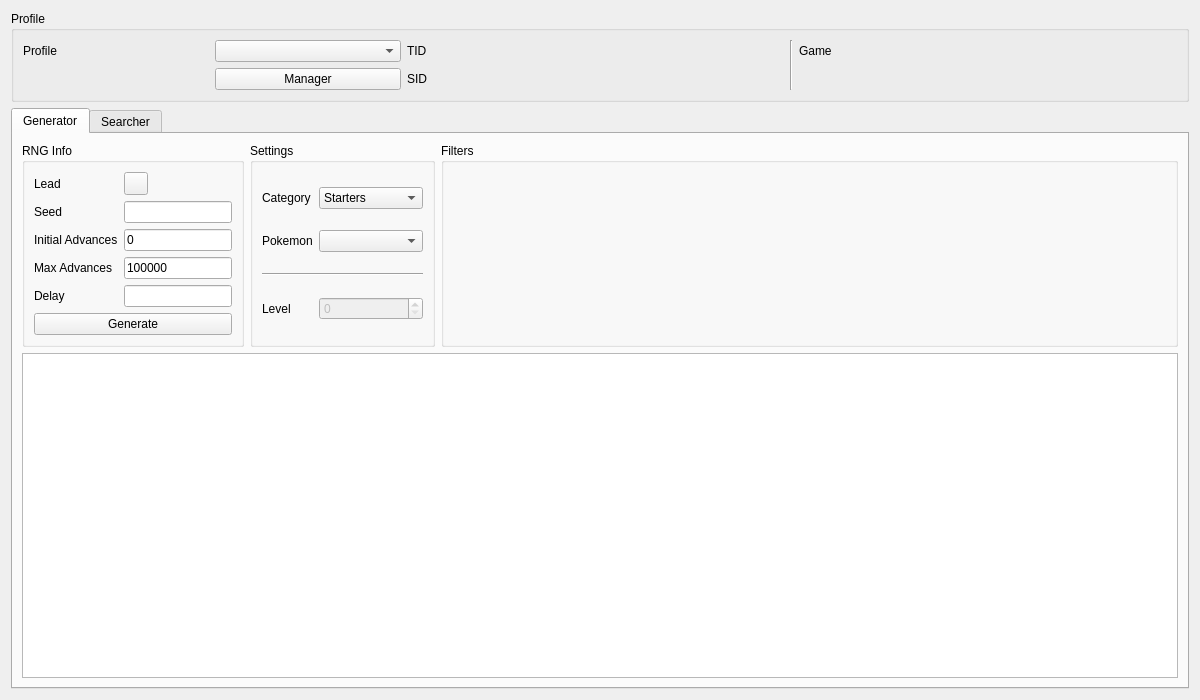
<?xml version="1.0" encoding="UTF-8"?>
<ui version="4.0">
 <class>Static4</class>
 <widget class="QWidget" name="Static4">
  <property name="geometry">
   <rect>
    <x>0</x>
    <y>0</y>
    <width>1200</width>
    <height>700</height>
   </rect>
  </property>
  <property name="windowTitle">
   <string>Gen 4 Static</string>
  </property>
  <layout class="QGridLayout" name="gridLayout_7">
   <item row="0" column="0">
    <widget class="QGroupBox" name="groupBoxProfile">
     <property name="title">
      <string>Profile</string>
     </property>
     <layout class="QGridLayout" name="gridLayout_5">
      <item row="0" column="0">
       <widget class="QLabel" name="labelProfile">
        <property name="text">
         <string>Profile</string>
        </property>
       </widget>
      </item>
      <item row="0" column="5">
       <widget class="QLabel" name="labelProfileGame">
        <property name="text">
         <string>Game</string>
        </property>
       </widget>
      </item>
      <item row="0" column="6">
       <widget class="QLabel" name="labelProfileGameValue"/>
      </item>
      <item row="0" column="2">
       <widget class="QLabel" name="labelProfileTID">
        <property name="text">
         <string>TID</string>
        </property>
       </widget>
      </item>
      <item row="1" column="1">
       <widget class="QPushButton" name="pushButtonProfileManager">
        <property name="text">
         <string>Manager</string>
        </property>
       </widget>
      </item>
      <item row="0" column="3">
       <widget class="QLabel" name="labelProfileTIDValue"/>
      </item>
      <item row="0" column="1">
       <widget class="QComboBox" name="comboBoxProfiles"/>
      </item>
      <item row="1" column="2">
       <widget class="QLabel" name="labelProfileSID">
        <property name="text">
         <string>SID</string>
        </property>
       </widget>
      </item>
      <item row="0" column="4" rowspan="2">
       <widget class="Line" name="line">
        <property name="orientation">
         <enum>Qt::Vertical</enum>
        </property>
       </widget>
      </item>
      <item row="1" column="3">
       <widget class="QLabel" name="labelProfileSIDValue"/>
      </item>
     </layout>
    </widget>
   </item>
   <item row="1" column="0">
    <widget class="QTabWidget" name="tabRNGSelector">
     <widget class="QWidget" name="tabStatic">
      <attribute name="title">
       <string>Generator</string>
      </attribute>
      <layout class="QGridLayout" name="gridLayout_10">
       <item row="0" column="1">
        <widget class="QGroupBox" name="groupBoxGeneratorSettings">
         <property name="title">
          <string>Settings</string>
         </property>
         <layout class="QGridLayout" name="gridLayout_8">
          <item row="0" column="0">
           <widget class="QLabel" name="labelGeneratorCategory">
            <property name="text">
             <string>Category</string>
            </property>
           </widget>
          </item>
          <item row="0" column="1">
           <widget class="ComboBox" name="comboBoxGeneratorCategory">
            <item>
             <property name="text">
              <string>Starters</string>
             </property>
            </item>
            <item>
             <property name="text">
              <string>Fossils</string>
             </property>
            </item>
            <item>
             <property name="text">
              <string>Gifts</string>
             </property>
            </item>
            <item>
             <property name="text">
              <string>Game Corner</string>
             </property>
            </item>
            <item>
             <property name="text">
              <string>Stationary</string>
             </property>
            </item>
            <item>
             <property name="text">
              <string>Legends</string>
             </property>
            </item>
            <item>
             <property name="text">
              <string>Events</string>
             </property>
            </item>
            <item>
             <property name="text">
              <string>Roamers</string>
             </property>
            </item>
           </widget>
          </item>
          <item row="1" column="0">
           <widget class="QLabel" name="labelGeneratorPokemon">
            <property name="text">
             <string>Pokemon</string>
            </property>
           </widget>
          </item>
          <item row="1" column="1">
           <widget class="ComboBox" name="comboBoxGeneratorPokemon"/>
          </item>
          <item row="3" column="0">
           <widget class="QLabel" name="labelGeneratorLevel">
            <property name="text">
             <string>Level</string>
            </property>
           </widget>
          </item>
          <item row="3" column="1">
           <widget class="QSpinBox" name="spinBoxGeneratorLevel">
            <property name="enabled">
             <bool>false</bool>
            </property>
           </widget>
          </item>
          <item row="2" column="0" colspan="2">
           <widget class="Line" name="line_2">
            <property name="orientation">
             <enum>Qt::Horizontal</enum>
            </property>
           </widget>
          </item>
         </layout>
        </widget>
       </item>
       <item row="0" column="2">
        <widget class="QGroupBox" name="groupBoxGeneratorFilters">
         <property name="sizePolicy">
          <sizepolicy hsizetype="Preferred" vsizetype="Preferred">
           <horstretch>1</horstretch>
           <verstretch>0</verstretch>
          </sizepolicy>
         </property>
         <property name="title">
          <string>Filters</string>
         </property>
         <layout class="QGridLayout" name="gridLayout">
          <item row="0" column="0" rowspan="2">
           <widget class="Filter" name="filterGenerator" native="true"/>
          </item>
         </layout>
        </widget>
       </item>
       <item row="1" column="0" colspan="3">
        <widget class="TableView" name="tableViewGenerator"/>
       </item>
       <item row="0" column="0">
        <widget class="QGroupBox" name="groupBoxGeneratorRNGInfo">
         <property name="title">
          <string>RNG Info</string>
         </property>
         <layout class="QGridLayout" name="gridLayout_6">
          <item row="0" column="1">
           <widget class="ComboMenu" name="comboMenuGeneratorLead"/>
          </item>
          <item row="2" column="0">
           <widget class="QLabel" name="labelGeneratorInitialAdvances">
            <property name="text">
             <string>Initial Advances</string>
            </property>
           </widget>
          </item>
          <item row="2" column="1">
           <widget class="TextBox" name="textBoxGeneratorInitialAdvances">
            <property name="text">
             <string notr="true">0</string>
            </property>
           </widget>
          </item>
          <item row="3" column="1">
           <widget class="TextBox" name="textBoxGeneratorMaxAdvances">
            <property name="text">
             <string notr="true">100000</string>
            </property>
           </widget>
          </item>
          <item row="0" column="0">
           <widget class="QLabel" name="labelGeneratorLead">
            <property name="text">
             <string>Lead</string>
            </property>
           </widget>
          </item>
          <item row="3" column="0">
           <widget class="QLabel" name="labelGeneratorMaxAdvances">
            <property name="text">
             <string>Max Advances</string>
            </property>
           </widget>
          </item>
          <item row="5" column="0" colspan="2">
           <widget class="QPushButton" name="pushButtonGenerate">
            <property name="text">
             <string>Generate</string>
            </property>
           </widget>
          </item>
          <item row="1" column="0">
           <widget class="QLabel" name="labelGeneratorSeed">
            <property name="text">
             <string>Seed</string>
            </property>
           </widget>
          </item>
          <item row="1" column="1">
           <widget class="TextBox" name="textBoxGeneratorSeed"/>
          </item>
          <item row="4" column="1">
           <widget class="TextBox" name="textBoxGeneratorDelay"/>
          </item>
          <item row="4" column="0">
           <widget class="QLabel" name="labelGeneratorDelay">
            <property name="text">
             <string>Delay</string>
            </property>
           </widget>
          </item>
         </layout>
        </widget>
       </item>
      </layout>
     </widget>
     <widget class="QWidget" name="tabSpreadSearcher">
      <attribute name="title">
       <string>Searcher</string>
      </attribute>
      <layout class="QGridLayout" name="gridLayout_9">
       <item row="0" column="0">
        <widget class="QGroupBox" name="groupBoxSearcherRNGInfo">
         <property name="title">
          <string>RNG Info</string>
         </property>
         <layout class="QGridLayout" name="gridLayout_2">
          <item row="1" column="0" colspan="2">
           <layout class="QGridLayout" name="gridLayout_3">
            <item row="0" column="0">
             <widget class="QLabel" name="labelSearcherMinDelay">
              <property name="text">
               <string>Min Delay</string>
              </property>
             </widget>
            </item>
            <item row="0" column="1">
             <widget class="TextBox" name="textBoxSearcherMinDelay">
              <property name="text">
               <string notr="true">600</string>
              </property>
             </widget>
            </item>
            <item row="0" column="2">
             <widget class="QLabel" name="labelSearcherMaxDelay">
              <property name="text">
               <string>Max Delay</string>
              </property>
             </widget>
            </item>
            <item row="0" column="3">
             <widget class="TextBox" name="textBoxSearcherMaxDelay">
              <property name="text">
               <string notr="true">2000</string>
              </property>
             </widget>
            </item>
            <item row="1" column="0">
             <widget class="QLabel" name="labelSearcherMinAdvance">
              <property name="text">
               <string>Min Advance</string>
              </property>
             </widget>
            </item>
            <item row="1" column="1">
             <widget class="TextBox" name="textBoxSearcherMinAdvance">
              <property name="text">
               <string notr="true">0</string>
              </property>
             </widget>
            </item>
            <item row="1" column="2">
             <widget class="QLabel" name="labelSearcherMaxAdvance">
              <property name="text">
               <string>Max Advance</string>
              </property>
             </widget>
            </item>
            <item row="1" column="3">
             <widget class="TextBox" name="textBoxSearcherMaxAdvance">
              <property name="text">
               <string notr="true">1000</string>
              </property>
             </widget>
            </item>
           </layout>
          </item>
          <item row="0" column="0">
           <widget class="QLabel" name="labelSearcherLead">
            <property name="text">
             <string>Lead</string>
            </property>
           </widget>
          </item>
          <item row="2" column="0" colspan="2">
           <layout class="QHBoxLayout" name="horizontalLayout">
            <item>
             <widget class="QPushButton" name="pushButtonSearch">
              <property name="text">
               <string>Search</string>
              </property>
             </widget>
            </item>
            <item>
             <widget class="QPushButton" name="pushButtonCancel">
              <property name="enabled">
               <bool>false</bool>
              </property>
              <property name="text">
               <string>Cancel</string>
              </property>
             </widget>
            </item>
           </layout>
          </item>
          <item row="0" column="1">
           <widget class="ComboMenu" name="comboMenuSearcherLead"/>
          </item>
         </layout>
        </widget>
       </item>
       <item row="0" column="2">
        <widget class="QGroupBox" name="groupBoxSearcherFilters">
         <property name="sizePolicy">
          <sizepolicy hsizetype="Preferred" vsizetype="Preferred">
           <horstretch>1</horstretch>
           <verstretch>0</verstretch>
          </sizepolicy>
         </property>
         <property name="title">
          <string>Filters</string>
         </property>
         <layout class="QGridLayout" name="gridLayout_4">
          <item row="0" column="0" rowspan="2">
           <widget class="Filter" name="filterSearcher" native="true"/>
          </item>
         </layout>
        </widget>
       </item>
       <item row="0" column="1">
        <widget class="QGroupBox" name="groupBoxSearcherSettings">
         <property name="title">
          <string>Settings</string>
         </property>
         <layout class="QGridLayout" name="gridLayout_11">
          <item row="0" column="0">
           <widget class="QLabel" name="labelSearcherCategory">
            <property name="text">
             <string>Category</string>
            </property>
           </widget>
          </item>
          <item row="1" column="0">
           <widget class="QLabel" name="labelSearcherPokemon">
            <property name="text">
             <string>Pokemon</string>
            </property>
           </widget>
          </item>
          <item row="1" column="1" colspan="2">
           <widget class="ComboBox" name="comboBoxSearcherPokemon"/>
          </item>
          <item row="2" column="0" colspan="3">
           <widget class="Line" name="line_3">
            <property name="orientation">
             <enum>Qt::Horizontal</enum>
            </property>
           </widget>
          </item>
          <item row="3" column="0">
           <widget class="QLabel" name="labelSearcherLevel">
            <property name="text">
             <string>Level</string>
            </property>
           </widget>
          </item>
          <item row="0" column="1" colspan="2">
           <widget class="ComboBox" name="comboBoxSearcherCategory">
            <item>
             <property name="text">
              <string>Starters</string>
             </property>
            </item>
            <item>
             <property name="text">
              <string>Fossils</string>
             </property>
            </item>
            <item>
             <property name="text">
              <string>Gifts</string>
             </property>
            </item>
            <item>
             <property name="text">
              <string>Game Corner</string>
             </property>
            </item>
            <item>
             <property name="text">
              <string>Stationary</string>
             </property>
            </item>
            <item>
             <property name="text">
              <string>Legends</string>
             </property>
            </item>
            <item>
             <property name="text">
              <string>Events</string>
             </property>
            </item>
           </widget>
          </item>
          <item row="3" column="1" colspan="2">
           <widget class="QSpinBox" name="spinBoxSearcherLevel">
            <property name="enabled">
             <bool>false</bool>
            </property>
           </widget>
          </item>
         </layout>
        </widget>
       </item>
       <item row="1" column="0" colspan="3">
        <widget class="QProgressBar" name="progressBar">
         <property name="value">
          <number>0</number>
         </property>
        </widget>
       </item>
       <item row="2" column="0" colspan="3">
        <widget class="TableView" name="tableViewSearcher">
         <property name="sortingEnabled">
          <bool>true</bool>
         </property>
        </widget>
       </item>
      </layout>
     </widget>
    </widget>
   </item>
  </layout>
 </widget>
 <customwidgets>
  <customwidget>
   <class>TextBox</class>
   <extends>QLineEdit</extends>
   <header>Form/Controls/TextBox.hpp</header>
  </customwidget>
  <customwidget>
   <class>TableView</class>
   <extends>QTableView</extends>
   <header>Form/Controls/TableView.hpp</header>
  </customwidget>
  <customwidget>
   <class>ComboBox</class>
   <extends>QComboBox</extends>
   <header>Form/Controls/ComboBox.hpp</header>
  </customwidget>
  <customwidget>
   <class>Filter</class>
   <extends>QWidget</extends>
   <header>Form/Controls/Filter.hpp</header>
   <container>1</container>
  </customwidget>
  <customwidget>
   <class>ComboMenu</class>
   <extends>QToolButton</extends>
   <header>Form/Controls/ComboMenu.hpp</header>
  </customwidget>
 </customwidgets>
 <tabstops>
  <tabstop>comboBoxProfiles</tabstop>
  <tabstop>pushButtonProfileManager</tabstop>
  <tabstop>tabRNGSelector</tabstop>
  <tabstop>comboMenuGeneratorLead</tabstop>
  <tabstop>textBoxGeneratorSeed</tabstop>
  <tabstop>textBoxGeneratorInitialAdvances</tabstop>
  <tabstop>textBoxGeneratorMaxAdvances</tabstop>
  <tabstop>textBoxGeneratorDelay</tabstop>
  <tabstop>pushButtonGenerate</tabstop>
  <tabstop>comboBoxGeneratorCategory</tabstop>
  <tabstop>comboBoxGeneratorPokemon</tabstop>
  <tabstop>spinBoxGeneratorLevel</tabstop>
  <tabstop>tableViewGenerator</tabstop>
  <tabstop>comboMenuSearcherLead</tabstop>
  <tabstop>textBoxSearcherMinDelay</tabstop>
  <tabstop>textBoxSearcherMaxDelay</tabstop>
  <tabstop>textBoxSearcherMinAdvance</tabstop>
  <tabstop>textBoxSearcherMaxAdvance</tabstop>
  <tabstop>pushButtonSearch</tabstop>
  <tabstop>pushButtonCancel</tabstop>
  <tabstop>comboBoxSearcherCategory</tabstop>
  <tabstop>comboBoxSearcherPokemon</tabstop>
  <tabstop>spinBoxSearcherLevel</tabstop>
  <tabstop>tableViewSearcher</tabstop>
 </tabstops>
 <resources/>
 <connections/>
</ui>
